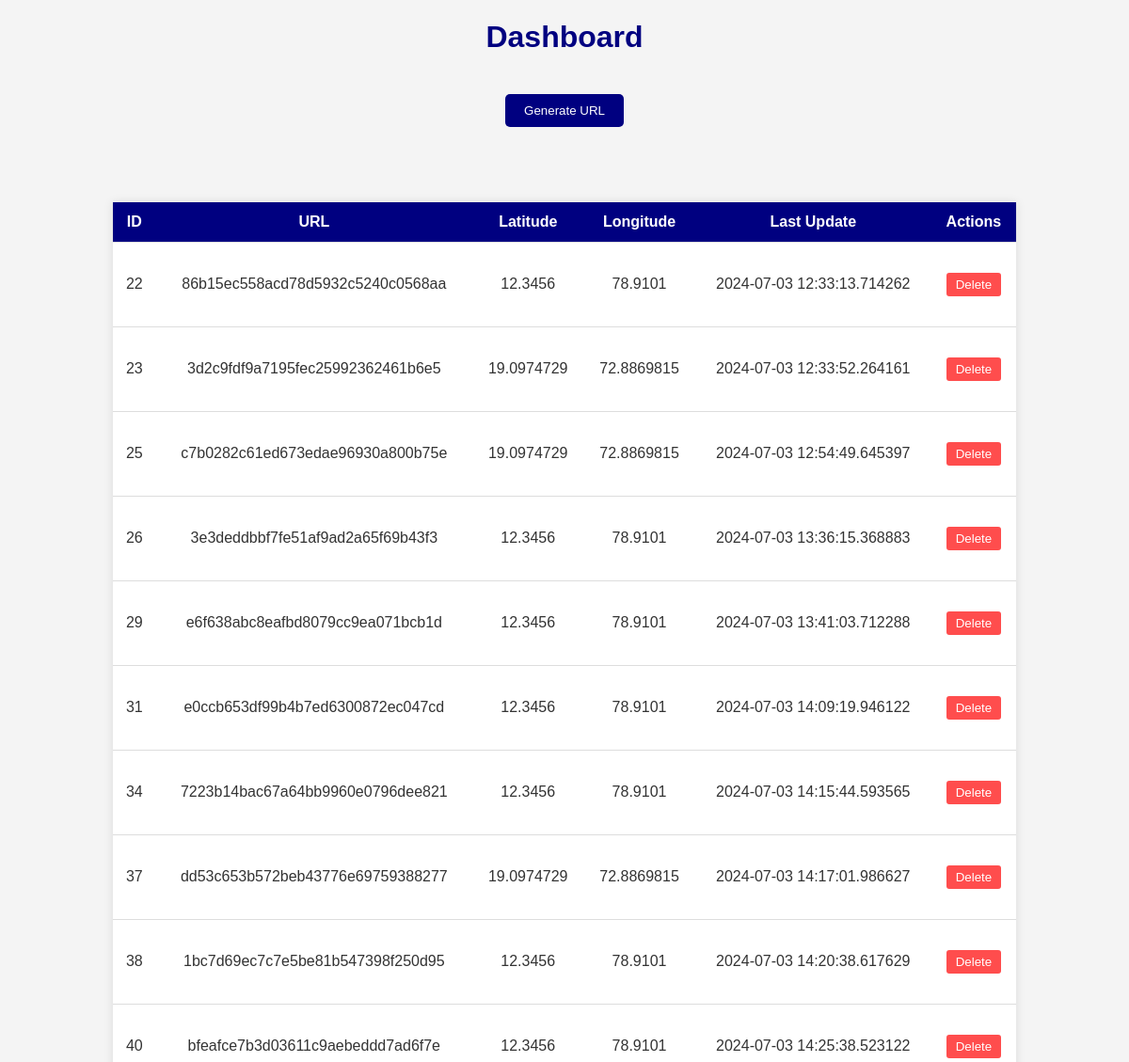
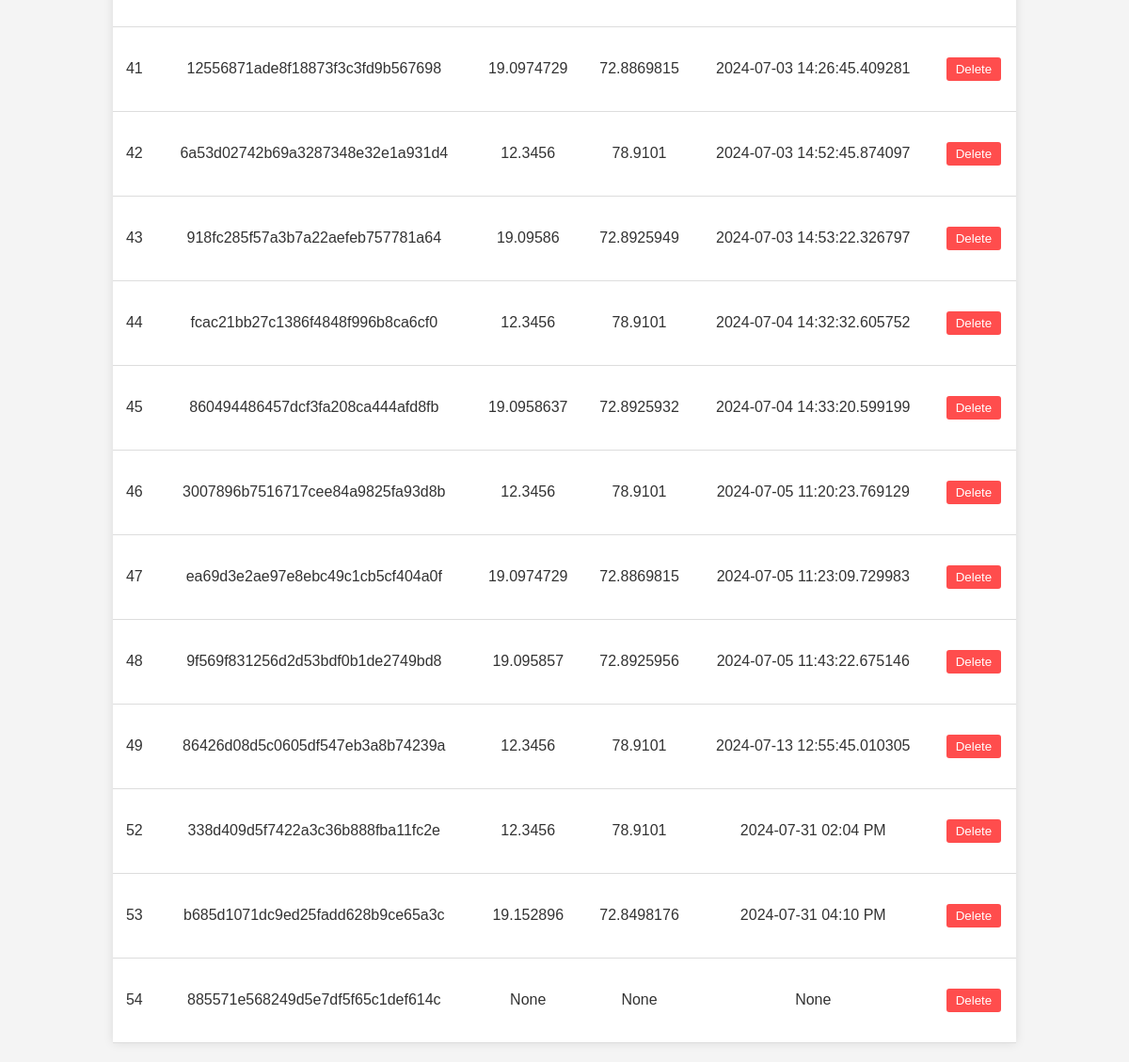
Screenshot of /dashboard (signed in) with the database file from the repository (2 pictures, top to bottom).
### tables this page shows
CREATE TABLE user (
    id INTEGER PRIMARY KEY AUTOINCREMENT,
    unique_url TEXT UNIQUE NOT NULL,
    last_latitude REAL,
    last_longitude REAL,
    last_update TIMESTAMP
);

### app.py (the view)
@app.route('/dashboard')
@login_required
def dashboard():
    conn = get_db_connection()
    users = conn.execute('SELECT * FROM user').fetchall()
    conn.close()
    return render_template('dashboard.html', users=users)

### app.py (called while the page is built)
def get_db_connection():
    conn = sqlite3.connect(DATABASE)
    conn.row_factory = sqlite3.Row
    return conn

def login_required(f):
    @wraps(f)
    def decorated_function(*args, **kwargs):
        if 'logged_in' not in session:
            return redirect(url_for('login'))
        return f(*args, **kwargs)
    return decorated_function

### templates/dashboard.html (shortened to what this page needs)
<!DOCTYPE html>
<html>
<head>
</head>
<body>
    <h1>Dashboard</h1>
    <button id="generate-url">Generate URL</button>
    <table>
        <thead>
            <tr>
                <th>ID</th>
                <th>URL</th>
                <th>Latitude</th>
                <th>Longitude</th>
                <th>Last Update</th>
                <th>Actions</th>
            </tr>
        </thead>
        <tbody>
            {% for user in users %}
            <tr>
                <td>{{ user.id }}</td>
                <td>{{ user.unique_url }}</td>
                <td>{{ user.last_latitude }}</td>
                <td>{{ user.last_longitude }}</td>
                <td>{{ user.last_update }}</td>
                <td><button class="delete-btn" onclick="deleteUser('{{ user.id }}')">Delete</button></td>
            </tr>
            {% endfor %}
        </tbody>
    </table>
</body>
</html>

### templates/dashboard.html (style rules this page uses)
body { font-family: Arial, sans-serif; background-color: #f4f4f4; color: #333; margin: 0; padding: 0; display: flex; flex-direction: column; align-items: center; justify-content: center; }
h1 { color: #000080; }
button { background-color: #000080; color: white; padding: 10px 20px; border: none; border-radius: 5px; cursor: pointer; margin: 20px 0; }
table { width: 80%; border-collapse: collapse; margin: 20px 0; background-color: white; box-shadow: 0 0 10px rgba(0, 0, 0, 0.1); }
th, td { padding: 12px; border-bottom: 1px solid #ddd; text-align: center; }
th { background-color: #000080; color: white; }
.delete-btn { background-color: #ff4d4d; color: white; padding: 5px 10px; border: none; border-radius: 3px; cursor: pointer; }

### rows the page displays
user: id "22", unique_url "86b15ec558acd78d5932c5240c0568aa", last_latitude "12.3456", last_longitude "78.9101", last_update "2024-07-03 12:33:13.714262"
user: id "23", unique_url "3d2c9fdf9a7195fec25992362461b6e5", last_latitude "19.0974729", last_longitude "72.8869815", last_update "2024-07-03 12:33:52.264161"
user: id "25", unique_url "c7b0282c61ed673edae96930a800b75e", last_latitude "19.0974729", last_longitude "72.8869815", last_update "2024-07-03 12:54:49.645397"
user: id "26", unique_url "3e3deddbbf7fe51af9ad2a65f69b43f3", last_latitude "12.3456", last_longitude "78.9101", last_update "2024-07-03 13:36:15.368883"
user: id "29", unique_url "e6f638abc8eafbd8079cc9ea071bcb1d", last_latitude "12.3456", last_longitude "78.9101", last_update "2024-07-03 13:41:03.712288"
user: id "31", unique_url "e0ccb653df99b4b7ed6300872ec047cd", last_latitude "12.3456", last_longitude "78.9101", last_update "2024-07-03 14:09:19.946122"
user: id "34", unique_url "7223b14bac67a64bb9960e0796dee821", last_latitude "12.3456", last_longitude "78.9101", last_update "2024-07-03 14:15:44.593565"
user: id "37", unique_url "dd53c653b572beb43776e69759388277", last_latitude "19.0974729", last_longitude "72.8869815", last_update "2024-07-03 14:17:01.986627"
user: id "38", unique_url "1bc7d69ec7c7e5be81b547398f250d95", last_latitude "12.3456", last_longitude "78.9101", last_update "2024-07-03 14:20:38.617629"
user: id "40", unique_url "bfeafce7b3d03611c9aebeddd7ad6f7e", last_latitude "12.3456", last_longitude "78.9101", last_update "2024-07-03 14:25:38.523122"
user: id "41", unique_url "12556871ade8f18873f3c3fd9b567698", last_latitude "19.0974729", last_longitude "72.8869815", last_update "2024-07-03 14:26:45.409281"
user: id "42", unique_url "6a53d02742b69a3287348e32e1a931d4", last_latitude "12.3456", last_longitude "78.9101", last_update "2024-07-03 14:52:45.874097"
user: id "43", unique_url "918fc285f57a3b7a22aefeb757781a64", last_latitude "19.09586", last_longitude "72.8925949", last_update "2024-07-03 14:53:22.326797"
user: id "44", unique_url "fcac21bb27c1386f4848f996b8ca6cf0", last_latitude "12.3456", last_longitude "78.9101", last_update "2024-07-04 14:32:32.605752"
user: id "45", unique_url "860494486457dcf3fa208ca444afd8fb", last_latitude "19.0958637", last_longitude "72.8925932", last_update "2024-07-04 14:33:20.599199"
user: id "46", unique_url "3007896b7516717cee84a9825fa93d8b", last_latitude "12.3456", last_longitude "78.9101", last_update "2024-07-05 11:20:23.769129"
user: id "47", unique_url "ea69d3e2ae97e8ebc49c1cb5cf404a0f", last_latitude "19.0974729", last_longitude "72.8869815", last_update "2024-07-05 11:23:09.729983"
user: id "48", unique_url "9f569f831256d2d53bdf0b1de2749bd8", last_latitude "19.095857", last_longitude "72.8925956", last_update "2024-07-05 11:43:22.675146"
user: id "49", unique_url "86426d08d5c0605df547eb3a8b74239a", last_latitude "12.3456", last_longitude "78.9101", last_update "2024-07-13 12:55:45.010305"
user: id "52", unique_url "338d409d5f7422a3c36b888fba11fc2e", last_latitude "12.3456", last_longitude "78.9101", last_update "2024-07-31 02:04 PM"
user: id "53", unique_url "b685d1071dc9ed25fadd628b9ce65a3c", last_latitude "19.152896", last_longitude "72.8498176", last_update "2024-07-31 04:10 PM"
user: id "54", unique_url "885571e568249d5e7df5f65c1def614c", last_latitude "None", last_longitude "None", last_update "None"
